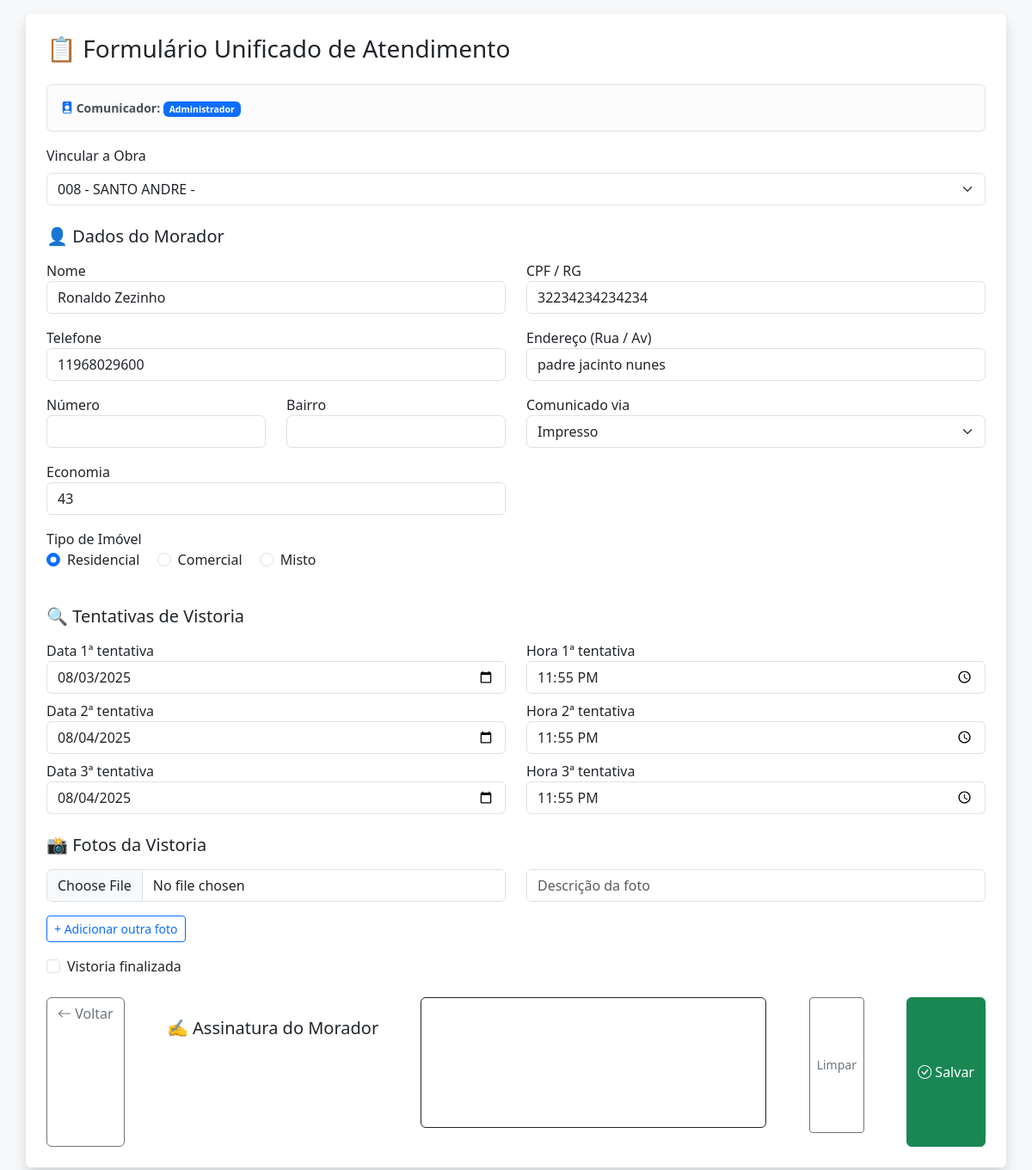
/atendimento/17 (signed in), run on an earlier commit of the app's database.
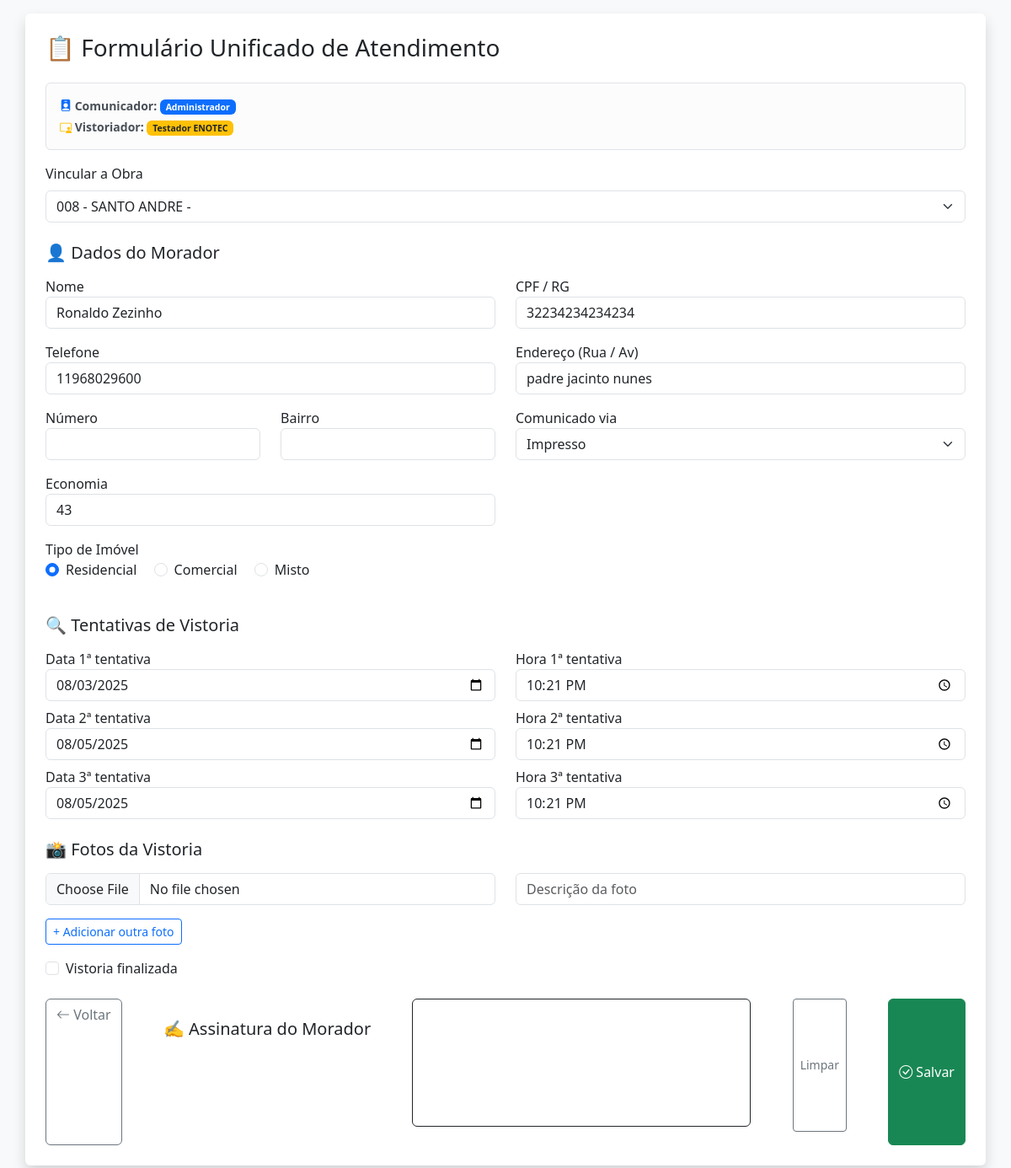
And on a later commit of the database.
### app/models.py (models this page shows)
class VistoriaImovel(db.Model):
    id = db.Column(db.Integer, primary_key=True)
    data_1 = db.Column(db.Date)        # ALTERADO
    hora_1 = db.Column(db.Time)        # ALTERADO
    data_2 = db.Column(db.Date)        # ALTERADO
    hora_2 = db.Column(db.Time)        # ALTERADO
    data_3 = db.Column(db.Date)        # ALTERADO
    hora_3 = db.Column(db.Time)        # ALTERADO
    nome_responsavel = db.Column(db.String(100))
    cpf_responsavel = db.Column(db.String(50))
    tipo_vinculo = db.Column(db.String(30))
    municipio = db.Column(db.String(100))
    bairro = db.Column(db.String(100))
    rua = db.Column(db.String(100))
    numero = db.Column(db.String(20))
    complemento = db.Column(db.String(100))
    celular = db.Column(db.String(20))
    tipo_imovel = db.Column(db.String(50))
    soleira = db.Column(db.String(50))
    calcada = db.Column(db.String(100))
    observacoes = db.Column(db.Text)
    fotos = db.relationship("FotoVistoria", back_populates="vistoria", cascade="all, delete-orphan")
    finalizada = db.Column(db.Boolean, default=False)
    usuario_id = db.Column(db.Integer, db.ForeignKey('user.id'))
    usuario = db.relationship('User', backref='vistorias')
    obra_id = db.Column(db.Integer, db.ForeignKey('obra.id', name='fk_vistoria_obra'))
    obra = db.relationship("Obra", backref="vistorias")
    comunicacao_id = db.Column(db.Integer, db.ForeignKey('comunicacao_obra.id'))
    comunicacao = db.relationship("ComunicacaoObra", back_populates="vistorias")

class Obra(db.Model):
    id = db.Column(db.Integer, primary_key=True)
    nome = db.Column(db.String(100), nullable=False)
    descricao = db.Column(db.Text)
    endereco = db.Column(db.String(255))
    responsavel = db.Column(db.String(100))
    data_inicio = db.Column(db.Date)
    data_fim = db.Column(db.Date)
    criado_em = db.Column(db.DateTime, default=datetime.utcnow)

class User(db.Model):
    id = db.Column(db.Integer, primary_key=True)
    nome = db.Column(db.String(100), nullable=True)  # <-- temporariamente
    email = db.Column(db.String(120), unique=True, nullable=False)
    password = db.Column(db.String(120), nullable=False)
    cargo = db.Column(db.String(50), default="usuario")
    obra_id = db.Column(db.Integer, db.ForeignKey('obra.id'))
    obra = db.relationship('Obra', backref='usuarios')

### app/atendimento/routes.py (the view, shortened to what this page needs)
@atendimento_bp.route("/<int:id>", methods=["GET", "POST"])
def atendimento_unificado(id):
    if "user_id" not in session:
        return redirect(url_for("auth.login"))
    vistoria = VistoriaImovel.query.get_or_404(id)
    comunicacao = vistoria.comunicacao
    obras = Obra.query.all()
    return render_template("atendimento/formulario.html",
                           vistoria=vistoria,
                           comunicacao=comunicacao,
                           obras=obras)

### app/__init__.py (called while the page is built)
def register_jinja_filters(app):
    @app.template_filter('getattr')
    def jinja_getattr(obj, attr_name):
        return getattr(obj, attr_name, "")

### templates/atendimento/formulario.html (shortened to what the changed rows need)
<!DOCTYPE html>
<html lang="pt-BR">
<head>
  <link href="https://cdn.jsdelivr.net/npm/bootstrap@5.3.3/dist/css/bootstrap.min.css" rel="stylesheet">
  <link href="https://cdn.jsdelivr.net/npm/bootstrap-icons@1.10.5/font/bootstrap-icons.css" rel="stylesheet">
</head>
<body class="bg-light p-3">
  <div class="container bg-white p-4 rounded shadow">
{% if comunicacao.usuario or vistoria.usuario %}
<div class="alert alert-light border d-flex flex-column gap-1 small">
  {% if vistoria.usuario %}
    <div>
      <i class="bi bi-person-video3 text-warning"></i>
      <strong>Vistoriador:</strong>
      <span class="badge bg-warning text-dark">{{ vistoria.usuario.nome }}</span>
    </div>
  {% endif %}
</div>
{% endif %}
    <form method="POST"
      action="{% if vistoria and vistoria.id %}{{ url_for('atendimento.atendimento_unificado', id=vistoria.id) }}{% else %}{{ url_for('atendimento.criar_atendimento') }}{% endif %}"
      enctype="multipart/form-data">
      <div class="mb-4">
        <label class="form-label">Vincular a Obra</label>
        <select name="obra_id" class="form-select" {% if session.cargo == 'vistoriador' %}disabled{% endif %} required>
          {% for obra in obras %}
          <option value="{{ obra.id }}" {% if vistoria.obra_id==obra.id %}selected{% endif %}>
            {{ obra.nome }} - {{ obra.bairro }}
          </option>
          {% endfor %}
        </select>
      </div>
      {% if session.cargo in ['vistoriador', 'admin'] %}
      <h5 class="mt-4 mb-3">🔍 Tentativas de Vistoria</h5>
      {% for i in range(1, 4) %}
      <div class="row mb-2">
        <div class="col-md-6">
          <label>Data {{ i }}ª tentativa</label>
          <input type="date" name="data_{{ i }}" class="form-control" value="{{ vistoria | getattr('data_' ~ i) or '' }}">
        </div>
        <div class="col-md-6">
          <label>Hora {{ i }}ª tentativa</label>
          <input type="time" name="hora_{{ i }}" class="form-control" value="{{ vistoria | getattr('hora_' ~ i) or '' }}">
        </div>
      </div>
      {% endfor %}
      <h5 class="mt-4 mb-3">📸 Fotos da Vistoria</h5>
      <div id="container-fotos">
        <div class="row mb-3">
          <div class="col-md-6"><input type="file" name="fotos[]" class="form-control"></div>
          <div class="col-md-6"><input type="text" name="descricao_fotos[]" class="form-control" placeholder="Descrição da foto"></div>
        </div>
      </div>
      <button type="button" class="btn btn-outline-primary btn-sm mb-3" onclick="adicionarFoto()">+ Adicionar outra foto</button>
      <div class="form-check mb-3">
        <input class="form-check-input" type="checkbox" name="finalizada" value="1" id="finalizada" {% if vistoria.finalizada %}checked{% endif %}>
        <label class="form-check-label" for="finalizada">Vistoria finalizada</label>
      </div>
      {% endif %}
    </form>
  </div>
</body>
</html>

What changed in the data, as far as the page shows it:
now on this page (row edited): User: usuario.nome "Testador ENOTEC"
changed VistoriaImovel "008 - SANTO ANDRE -": hora_1 "23:55" → "22:21:00"
Also different on the page:
text now shown: "Vistoriador:"
new list line: "08/05/2025 22:21:00"
list line gone: "08/04/2025 23:55"
